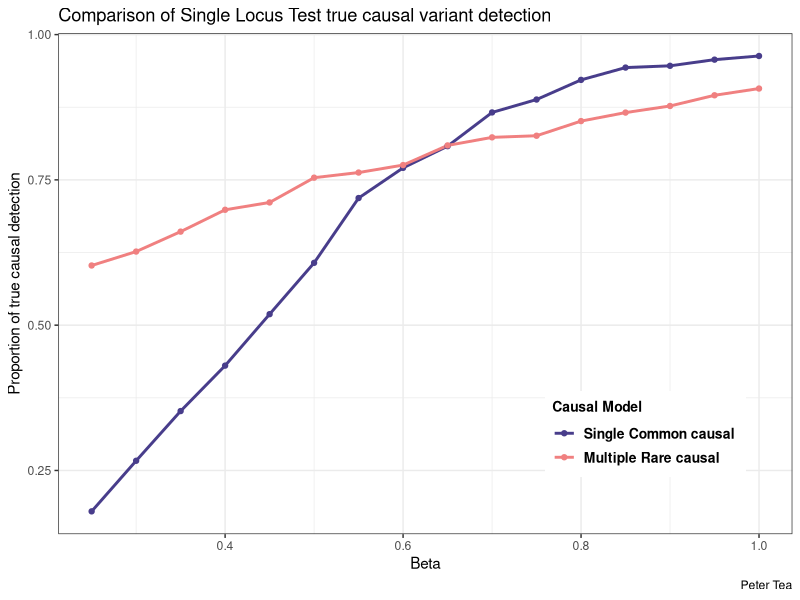

This chart was generated by the following R code: (Note: this script raises an error after producing the figure.)
#-----||-----||-----||-----||-----||-----||-----||-----||-----||-----||-----||-----||-----#
#-----||-----||-----||-----|| Pilot Study Data Analysis||-----||-----||-----||-----||-----#
#-----||-----||-----||-----||-----||-----||-----||-----||-----||-----||-----||-----||-----#


#-----||-----||-----||-----||-----||-----||-----||-----||-----||-----||-----||-----||-----#
#-----||-----||-----||-----||-----||-----||-----||-----||-----||-----||-----||-----||-----#
#-----||-----|| Episode 1: Determine the proportion of times the actual     ||-----||-----#
#-----||-----|| causal site matches with the most statistically significant ||-----||-----#
#-----||-----|| SNP site chosen for the SLT test. Compare this proportion   ||-----||-----#
#-----||-----|| across all beta values used in phenotype simulation.        ||-----||-----#
#-----||-----||-----||-----||-----||-----||-----||-----||-----||-----||-----||-----||-----#
#-----||-----||-----||-----||-----||-----||-----||-----||-----||-----||-----||-----||-----#

#Read in the data:

setwd("C:/Users/Peter/Documents/Uottawa/2018 - 2019 Honour's project/Cluster files/Final codes/Genetic-Association-Methodology-Research/Power pilot study/Final Results")

Actual_common_causal = read.table("Aggregate_Actual_common_causal_vector.txt")
Actual_rare_causal = read.table("Aggregate_Actual_rare_causal_table.txt")


Chosen_common_causal = scan("Aggregate_Chosen_common_causal.txt")
df1 <- matrix(Chosen_common_causal, nrow=length(Chosen_common_causal)/16, ncol=16, byrow=TRUE)


Chosen_rare_causal = scan("Aggregate_Chosen_rare_causal.txt")
df2 <- matrix(Chosen_rare_causal, nrow=length(Chosen_rare_causal)/16, ncol=16, byrow=TRUE)


Beta = seq(from=0.25, to = 1, by = 0.05)
mynames = as.character(Beta)
colnames(df1) = mynames
colnames(df2) = mynames

#All data should have the same number of rows
nrow(Actual_common_causal)
nrow(Actual_rare_causal)
nrow(df1)
nrow(df2)

n = nrow(df2)

#-----||-----||-----||-----||-----||-----||-----||-----||-----||-----||-----||-----||-----||-----#
#-----||-----||-----|| Goal: Count the Number of times the chosen common    ||-----||-----||-----#
#-----||-----||-----||  causal SNP matches the Actual common causal SNP.    ||-----||-----||-----#
#-----||-----||-----||  Do this across all 16 Beta values.                  ||-----||-----||-----#
#-----||-----||-----||-----||-----||-----||-----||-----||-----||-----||-----||-----||-----||-----#

#Let's create a matrix of True and Falses to see if the causal alleles match.
P1_results=matrix(nrow=1, ncol=16)
for (i in 1:n){
  real_common_causal = Actual_common_causal[i,1]
  to_test = df1[i,]
  results = (to_test == real_common_causal)
  P1_results = rbind(P1_results, results)
  
}

#First row is full of NAs (just due to the nature of how I initialized the matrix)
P1_results = P1_results[-1,]

#Check now
head(P1_results)

#Change Row names
row_name = paste("Iteration", 1:n, sep = " ")
rownames(P1_results) = row_name

common_causal_success = colSums(P1_results)/n
names(common_causal_success) = mynames



#-----||-----||-----||-----||-----||-----||-----||-----||-----||-----||-----||-----||-----||-----#
#-----||-----||-----|| Goal: Count the Number of times the chosen rare      ||-----||-----||-----#
#-----||-----||-----||  causal SNP matches one of the 10 Actual common      ||-----||-----||-----#
#-----||-----||-----||  causal SNP. Do this across all 16 Beta values.      ||-----||-----||-----#
#-----||-----||-----||-----||-----||-----||-----||-----||-----||-----||-----||-----||-----||-----#
P2_results=matrix(nrow=1, ncol=16)
for (i in 1:n){
  real_actual_causal_vector = Actual_rare_causal[i,]
  to_test = df2[i,]
  
  #returns a TRUE element if the chosen rare causal is in the vector of actual rare causals.
  results = (to_test %in% real_actual_causal_vector)
  P2_results = rbind(P2_results, results)
}

#First row is full of NAs (just due to the nature of how I initialized the matrix)
P2_results = P2_results[-1,]

#Checks:
head(P2_results) 
nrow(P2_results)


rownames(P2_results) = row_name

rare_causal_success = colSums(P2_results)/n
names(rare_causal_success) = mynames
rare_causal_success


#####
# --> Produce plots
common_causal_success
rare_causal_success
myresults_part1 = cbind(Beta, common_causal_success, rare_causal_success)



library(reshape2)
Melted_myresults_part1 = melt(myresults_part1, id.var='Beta')
colnames(Melted_myresults_part1) = c("Beta","Causal_model", "True_detection_rate" )
Melted_myresults_part1 = Melted_myresults_part1[-c(1:16),]

levels(Melted_myresults_part1$Causal_model)[levels(Melted_myresults_part1$Causal_model)=="common_causal_success"] <- "Single Common causal "
levels(Melted_myresults_part1$Causal_model)[levels(Melted_myresults_part1$Causal_model)=="rare_causal_success"] <- "Multiple Rare causal"
names(Melted_myresults_part1)[names(Melted_myresults_part1)=="Causal_model"]  <- "Causal Model"



library(ggplot2)
myplot1 = ggplot(data = Melted_myresults_part1,
       aes(x = Beta, y = True_detection_rate, col=`Causal Model`)) + 
  geom_line(size = 1) + geom_point() +
  scale_color_manual(values=c("#483D8B", "#F08080"))+
  labs(x= "Beta",
       y = "Proportion of true causal detection",
       title = "Comparison of Single Locus Test true causal variant detection",
       caption = "Peter Tea")+
  theme_bw() +
  theme(legend.title = element_text(size=10, 
                                     face="bold"),
        legend.text = element_text(size=10, 
                                   face="bold"),
    legend.position = c(0.8, 0.2)) 

myplot1

#-----||-----||-----||-----||-----||-----||-----||-----||-----||-----||-----||-----||-----#
#-----||-----||-----||-----||-----||-----||-----||-----||-----||-----||-----||-----||-----#
#-----||-----|| Episode 2: Count the proportion of SLT p-values that are    ||-----||-----#
#-----||-----||  statistically significant (i.e. p-value below 0.05).       ||-----||-----#
#-----||-----||  Do this for both phenotypes across all different beta      ||-----||-----#
#-----||-----||  values.                                                    ||-----||-----#
#-----||-----||-----||-----||-----||-----||-----||-----||-----||-----||-----||-----||-----#
#-----||-----||-----||-----||-----||-----||-----||-----||-----||-----||-----||-----||-----#

#Phenotype 1 Results:

#First, read in the data...

P1_pvalues = read.table("Aggregate_Pheno1Results.txt")

#Remove NA values...
P1_pvalues = P1_pvalues[complete.cases(P1_pvalues),]
nrow(P1_pvalues)

#Create matrix that checks for each element if the p-value is statisticcally significant.
P1_pvalues_which_significant = (P1_pvalues[,-c(1,2)] < 0.05) 
rownames(P1_pvalues_which_significant) = row_name
colnames(P1_pvalues_which_significant) = mynames

P1_success = colSums(P1_pvalues_which_significant)/n
names(P1_success) = mynames
P1_success



#Phenotype 2 Results:

#First, read in the data...

P2_pvalues = read.table("Aggregate_Pheno2Results.txt")

#Remove NA values...
P2_pvalues = P2_pvalues[complete.cases(P2_pvalues),]
nrow(P2_pvalues)

#Create matrix that checks for each element if the p-value is statisticcally significant.
P2_pvalues_which_significant = (P2_pvalues[,-c(1,2)] < 0.05) 
rownames(P2_pvalues_which_significant) = row_name
colnames(P2_pvalues_which_significant) = mynames

P2_success = colSums(P2_pvalues_which_significant)/n
names(P2_success) = mynames
P2_success


###
# --> Let's create some plots

myresults_part2 = cbind(Beta, P1_success, P2_success)



library(reshape2)
Melted_myresults_part2 = melt(myresults_part2, id.var='Beta')
colnames(Melted_myresults_part2) = c("Beta","Phenotype_model", "Sensitivity" )
Melted_myresults_part2 = Melted_myresults_part2[-c(1:16),]


#--> Changing names of variables, and levels of variables to make legend look nicer...
levels(Melted_myresults_part2$Phenotype_model)[levels(Melted_myresults_part2$Phenotype_model)=="P2_success"] <- "Phenotype 2"
levels(Melted_myresults_part2$Phenotype_model)[levels(Melted_myresults_part2$Phenotype_model)=="P1_success"] <- "Phenotype 1"
names(Melted_myresults_part2)[names(Melted_myresults_part2)=="Phenotype_model"]  <- "Phenotype Model"

library(ggplot2)
myplot2 = ggplot(data = Melted_myresults_part2,
                 aes(x = Beta, y = Sensitivity, col= `Phenotype Model`)) + 
  geom_line(size = 1) + geom_point() + 
  scale_color_manual(values=c("#483D8B", "#F08080"))+
  labs(x= "Beta",
       y = "Power",
       title = "Comparison of Single Locus Test power under varying
       phenotype-genotype association signals",
       caption = "Peter Tea")+
  theme_bw() +
  theme(legend.title = element_text(size=10, 
                                    face="bold"),
        legend.text = element_text(size=10, 
                                   face="bold"),
        legend.position = c(0.82, 0.18)) 

myplot2

